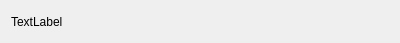
<?xml version="1.0" encoding="UTF-8"?>
<ui version="4.0">
 <class>FriendLabel</class>
 <widget class="QWidget" name="FriendLabel">
  <property name="geometry">
   <rect>
    <x>0</x>
    <y>0</y>
    <width>400</width>
    <height>43</height>
   </rect>
  </property>
  <property name="minimumSize">
   <size>
    <width>0</width>
    <height>43</height>
   </size>
  </property>
  <property name="maximumSize">
   <size>
    <width>16777215</width>
    <height>43</height>
   </size>
  </property>
  <property name="windowTitle">
   <string>Form</string>
  </property>
  <layout class="QHBoxLayout" name="horizontalLayout">
   <item>
    <widget class="QLabel" name="tip_lb">
     <property name="text">
      <string>TextLabel</string>
     </property>
    </widget>
   </item>
   <item>
    <widget class="QWidget" name="close_wid" native="true">
     <property name="minimumSize">
      <size>
       <width>25</width>
       <height>25</height>
      </size>
     </property>
     <property name="maximumSize">
      <size>
       <width>25</width>
       <height>25</height>
      </size>
     </property>
     <layout class="QHBoxLayout" name="horizontalLayout_2">
      <property name="spacing">
       <number>0</number>
      </property>
      <property name="leftMargin">
       <number>0</number>
      </property>
      <property name="topMargin">
       <number>0</number>
      </property>
      <property name="rightMargin">
       <number>0</number>
      </property>
      <property name="bottomMargin">
       <number>0</number>
      </property>
      <item>
       <widget class="ClickedLabel" name="close_lb">
        <property name="minimumSize">
         <size>
          <width>15</width>
          <height>15</height>
         </size>
        </property>
        <property name="maximumSize">
         <size>
          <width>15</width>
          <height>15</height>
         </size>
        </property>
        <property name="styleSheet">
         <string notr="true"/>
        </property>
        <property name="text">
         <string/>
        </property>
        <property name="pixmap">
         <pixmap resource="rsc.qrc">:/res/tipclose.png</pixmap>
        </property>
        <property name="alignment">
         <set>Qt::AlignCenter</set>
        </property>
       </widget>
      </item>
     </layout>
    </widget>
   </item>
  </layout>
 </widget>
 <customwidgets>
  <customwidget>
   <class>ClickedLabel</class>
   <extends>QLabel</extends>
   <header location="global">clickedlabel.h</header>
  </customwidget>
 </customwidgets>
 <resources>
  <include location="rsc.qrc"/>
 </resources>
 <connections/>
</ui>
